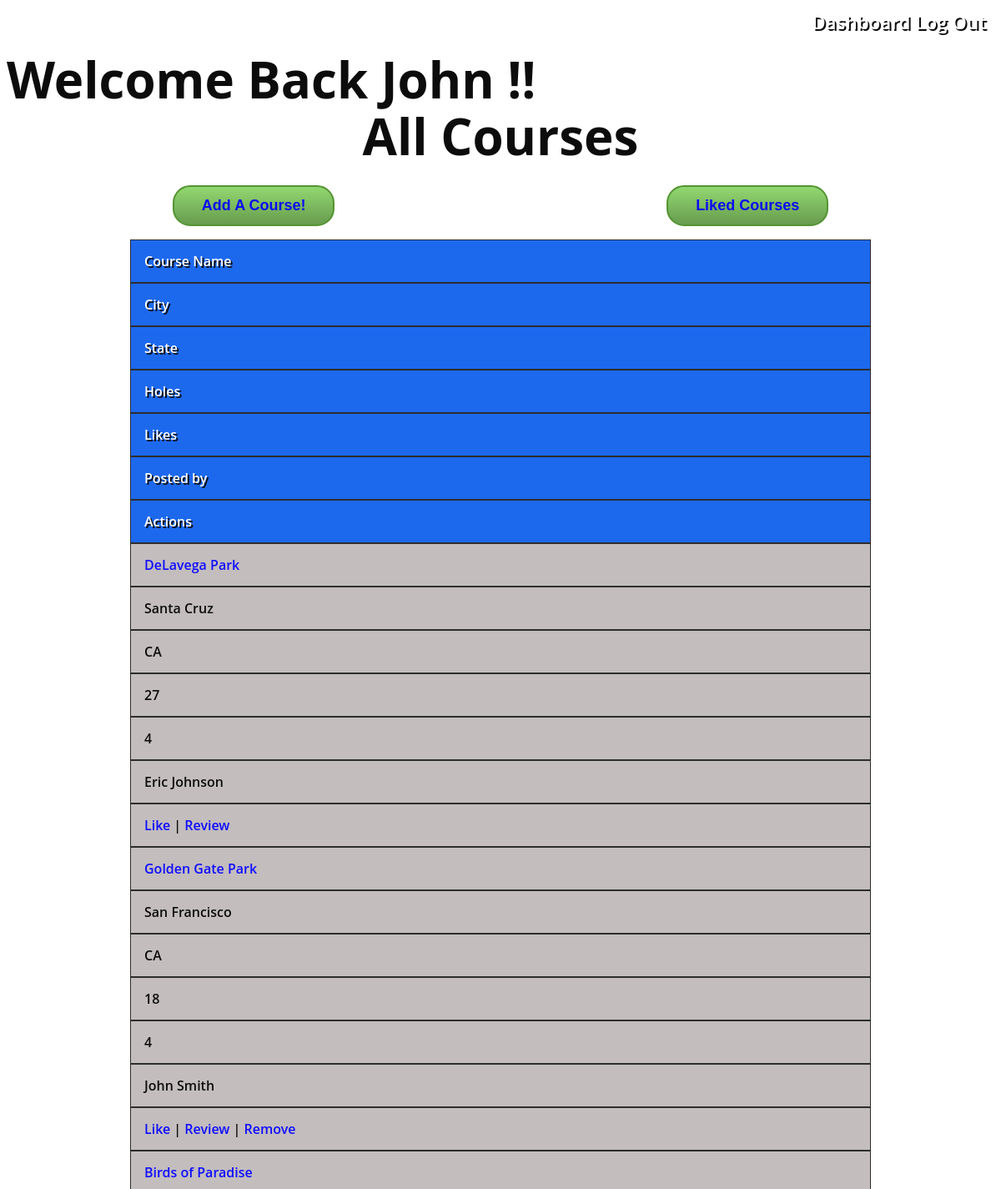
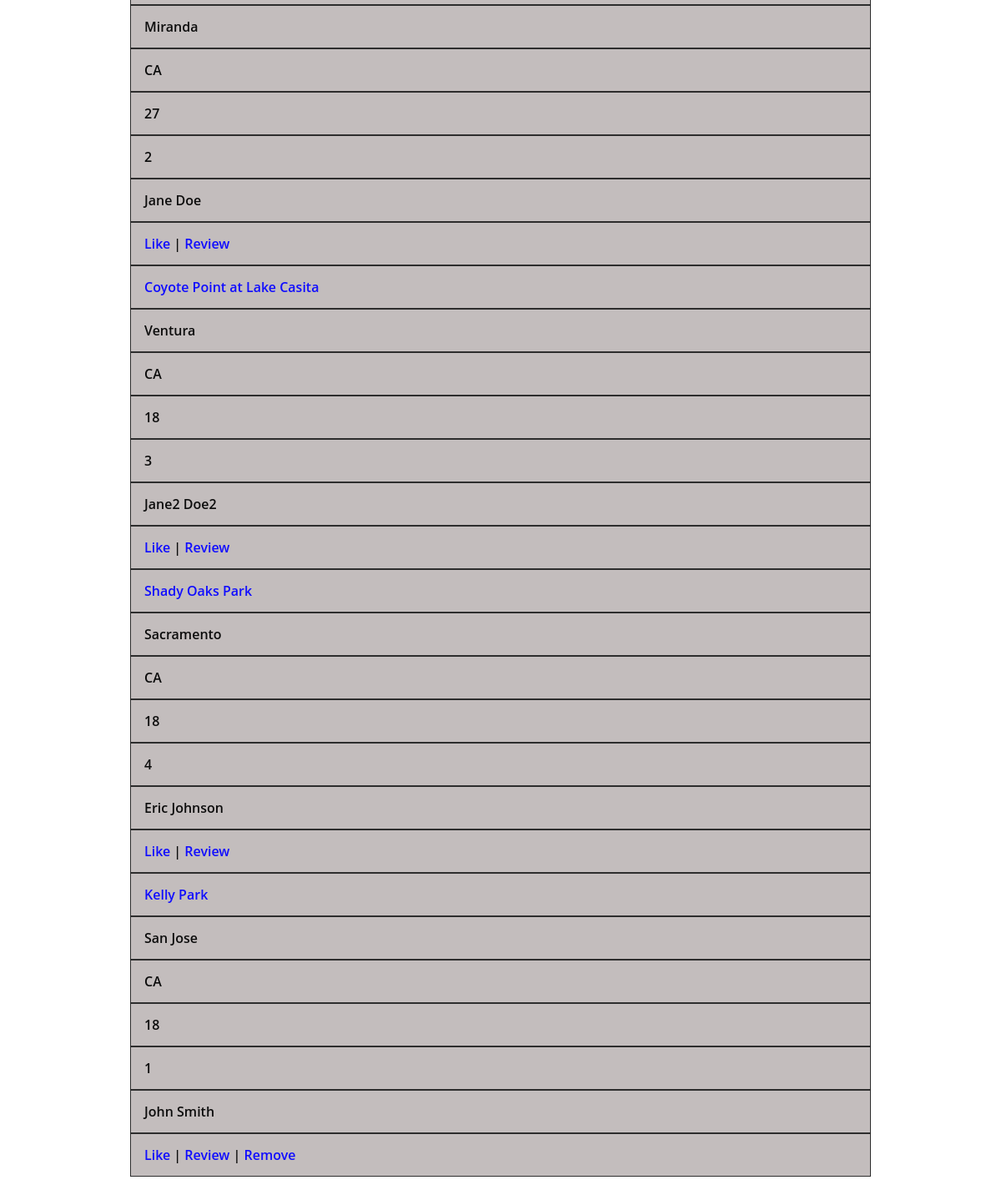
The app's page /dashboard (signed in) with its own data (2 pictures, top to bottom).
### main/models.py (models this page shows)
class User(models.Model):
    fname = models.CharField(max_length=656)
    lname = models.CharField(max_length=656)
    email = models.CharField(max_length=656)
    password = models.CharField(max_length=656)
    create_at = models.DateTimeField(auto_now_add=True)
    updated_at = models.DateTimeField(auto_now=True)
    objects = UserManager()

class Course(models.Model):
    name = models.CharField(max_length=255)
    city = models.CharField(max_length=255)
    state = models.CharField(max_length=255)
    number_of_holes = models.IntegerField()
    par = models.IntegerField()
    liked_by = models.ManyToManyField(User, related_name="liked_courses")
    created_by = models.ForeignKey(User, related_name="creator", on_delete=models.CASCADE)
    create_at = models.DateTimeField(auto_now_add=True)
    updated_at = models.DateTimeField(auto_now=True)
    objects = CourseManager()

### main/views.py (the view)
# urls.py: path('dashboard', views.dashboard),
def dashboard(request):
    creator = User.objects.get(id=request.session['user_id'])
    created_course = Course.objects.filter(created_by_id=creator)
    context = {
        'user': User.objects.get(id=request.session['user_id']),
        'courses': Course.objects.all(),
        'user_created_courses': Course.objects.filter(created_by=creator)
    }
    return render(request,"dashboard.html", context)

### main/templates/dashboard.html (shortened to what this page needs)
<!DOCTYPE html>
<html lang="en">
<head>
    {% load static %}
    <link rel="stylesheet" type="text/css" href="{% static '/dashboard.css' %}">
</head>
<body class="background">
    <div class="top-links">
        <a href="/dashboard" class="header-link">Dashboard</a>
        <a href="/logout" class="header-link">Log Out</a>
    </div>
    <h1 class="all-courses">Welcome Back {{user.fname}}!!</h1>
    <section>
        <header><h1 class="all-courses">All Courses</h1>
        <div class="header-buttons">
            <div class="cell header"> <button class="button"><a href="/create_course">Add A Course!</a></button></div>
            <div class="cell header"> <button class="button"><a href="/favorites">Liked Courses</a></button></div>
        </div>
        </header>
        <div class="container">
            <div class="row header">
            <div class="cell header">Course Name</div>
            <div class="cell header">City</div>
            <div class="cell header">State</div>
            <div class="cell header">Holes</div>
            <div class="cell header">Likes</div>
            <div class="cell header">Posted by</div>
            <div class="cell header">Actions</div>
            </div>
            {% for course in courses %}
            <div class="row">
            <div class="cell" title="Name"><span><a href="course/{{course.id}}" class="table-links">{{course.name}}</a></span></div>
            <div class="cell" title="City"><span>{{course.city}}</span></div>
            <div class="cell" title="State"><span>{{course.state}}</span></div>
            <div class="cell" title="Holes"><span>{{course.number_of_holes}}</span></div>
            <div class="cell" title="Like"><span>{{course.liked_by.all|length}}</span></div>
            <div class="cell" title="Like"><span>{{course.created_by.fname}} {{course.created_by.lname}}</span></div>
            {% if  course in user_created_courses %}
                <div class="cell" title="Par"><span><a href="/like/{{course.id}}" class="table-links">Like</a></span> | <a href="review/{{course.id}}" class="table-links">Review</a> | <a href="delete_course/{{course.id}}" class="table-links">Remove</a></div>
                {% else %}
                <div class="cell" title="Par"><span><a href="/like/{{course.id}}" class="table-links">Like</a></span> | <a href="review/{{course.id}}" class="table-links">Review</a></div>
                {% endif %}
            </div>
            {% endfor %}
    </section>
</body>
</html>

### main/static/dashboard.css (style rules this page uses)
body { background-repeat: no-repeat; background-position: center center; background:url(https://i.pinimg.com/originals/f6/c3/23/f6c3239ce841a287ae5bc8d04a402b0e.jpg); background-size: cover; font:600 16px/18px 'Open Sans',sans-serif; opacity: 95%; }
.top-links { text-align: right; padding: 10px; font-size: 140%; }
.container { -webkit-box-sizing: border-box; -moz-box-sizing: border-box; box-sizing: border-box; }
.table-links { color: rgb(4, 0, 255); word-wrap: break-word; text-decoration: none; }
.header-buttons { display: flex; justify-content: space-around; }
.all-courses { font-size: 60px; color: black; text-shadow: 3px 3px white; }
.button { background:linear-gradient(to bottom, #8ad368 5%, #609745 100%); background-color:#71bb4f; border-radius:21px; border:2px solid #4b8f29; display:inline-block; cursor:pointer; color:#ffffff; font-family:Arial; font-size:18px; font-weight:bold; padding:12px 33px; text-decoration:none; }
a { text-decoration: none; }
header, footer { text-align: center; }
.container { width: 75%; margin: 1em auto; }
.cell { overflow: hidden; }
.container .row .cell.header { color: #FFF; background-color: #1161ee; text-shadow: 2px 2px black; }
.row { background: rgb(192, 186, 186); }
.row .cell { padding: 1em; border: 1px solid #222; }
.header-link { color: white; text-decoration: none; text-shadow: 2px 2px black; }

### records on screen
User: fname "John"
Course: name "DeLavega Park", city "Santa Cruz", state "CA", number_of_holes "27", liked_by.all|length "4", created_by.fname "Eric", created_by.lname "Johnson"
Course: name "Golden Gate Park", city "San Francisco", state "CA", number_of_holes "18", liked_by.all|length "4", created_by.fname "John", created_by.lname "Smith"
Course: name "Birds of Paradise", city "Miranda", state "CA", number_of_holes "27", liked_by.all|length "2", created_by.fname "Jane", created_by.lname "Doe"
Course: name "Coyote Point at Lake Casita", city "Ventura", state "CA", number_of_holes "18", liked_by.all|length "3", created_by.fname "Jane2", created_by.lname "Doe2"
Course: name "Shady Oaks Park", city "Sacramento", state "CA", number_of_holes "18", liked_by.all|length "4", created_by.fname "Eric", created_by.lname "Johnson"
Course: name "Kelly Park", city "San Jose", state "CA", number_of_holes "18", liked_by.all|length "1", created_by.fname "John", created_by.lname "Smith"
